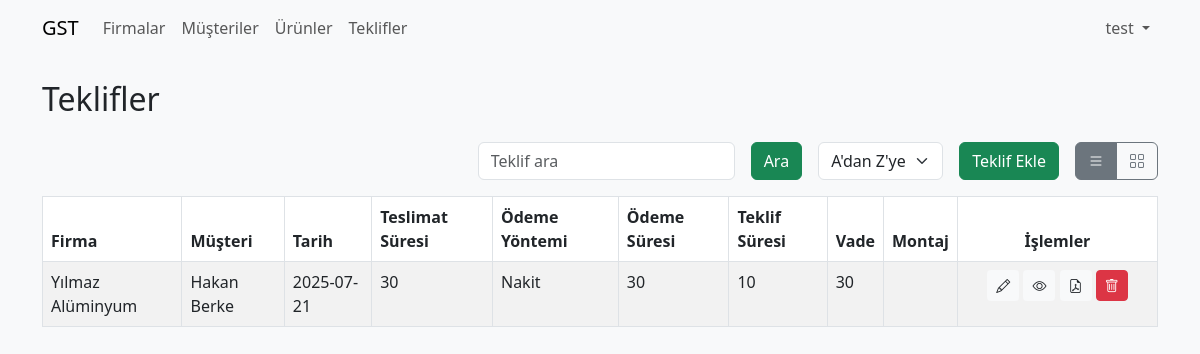
The app's page /offer.php (signed in), older data.
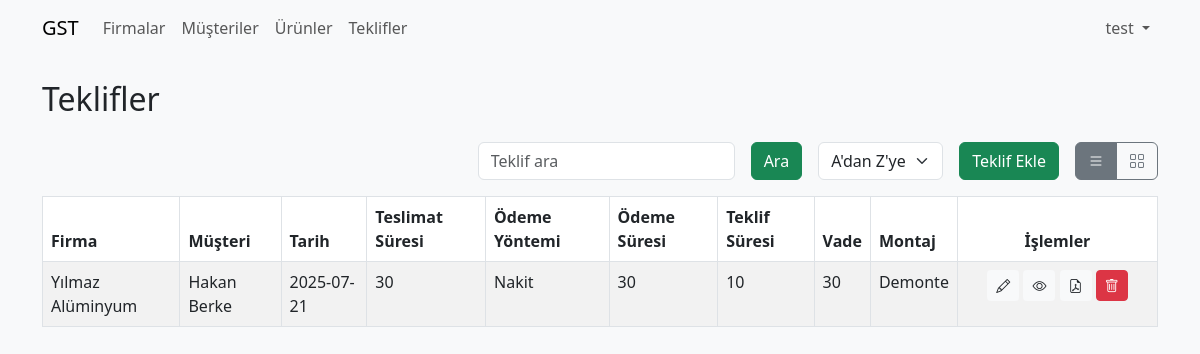
The same page, newer data.
### tables this page shows
CREATE TABLE `master_quotes` (
  `id` bigint(20) UNSIGNED NOT NULL,
  `company_id` int(10) UNSIGNED NOT NULL,
  `contact_id` int(10) UNSIGNED NOT NULL,
  `quote_date` date NOT NULL,
  `prepared_by` int(10) UNSIGNED DEFAULT NULL,
  `delivery_term` varchar(50) DEFAULT NULL,
  `payment_method` varchar(50) DEFAULT NULL,
  `payment_due` varchar(50) DEFAULT NULL,
  `quote_validity` varchar(50) DEFAULT NULL,
  `maturity` varchar(50) DEFAULT NULL,
  `total_amount` decimal(14,2) DEFAULT NULL,
  `discount_rate` decimal(5,2) DEFAULT NULL,
  `discount_amount` decimal(14,2) DEFAULT NULL,
  `vat_rate` decimal(5,2) DEFAULT NULL,
  `vat_amount` decimal(14,2) DEFAULT NULL,
  `taxes_included_total` decimal(14,2) DEFAULT NULL,
  `assembly_type` varchar(255) DEFAULT NULL
);

CREATE TABLE `companies` (
  `id` int(10) UNSIGNED NOT NULL,
  `name` varchar(100) NOT NULL,
  `phone` varchar(20) DEFAULT NULL,
  `address` varchar(255) DEFAULT NULL,
  `email` varchar(100) DEFAULT NULL
);

### helpers/theme.php (called while the page is built, shortened)
<?php
function get_theme(): string
{
    return $_SESSION['theme'] ?? 'light';
}
function theme_css(): string
{
    return (get_theme() === 'dark')
        ? 'https://cdn.jsdelivr.net/npm/bootswatch@5.3.0/dist/darkly/bootstrap.min.css'
        : 'https://cdn.jsdelivr.net/npm/bootstrap@5.3.0/dist/css/bootstrap.min.css';
}

### helpers/device.php (called while the page is built)
<?php
function is_mobile(): bool
{
    $ua = $_SERVER['HTTP_USER_AGENT'] ?? '';
    return preg_match('/Android|webOS|iPhone|iPad|iPod|BlackBerry|IEMobile|Opera Mini/i', $ua) === 1;
}
function resolve_view(): string
{
    return $_GET['view'] ?? (is_mobile() ? 'card' : 'list');
}

### helpers/auth.php (called while the page is built, shortened)
<?php
function is_admin(PDO $pdo): bool
{
    $userId = $_SESSION['user']['id'] ?? null;
    try {
        $stmt = $pdo->prepare(
            'SELECT r.name FROM roles r ' .
            'JOIN role_user ru ON r.id = ru.role_id ' .
            'WHERE ru.user_id = ? LIMIT 1'
        );
        $stmt->execute([$userId]);
        $role = $stmt->fetchColumn();
        return $role === 'admin';
    } catch (PDOException $e) {
        return false;
    }
}
?>

### offer.php (the view, shortened to what the changed rows need)
<?php
require_once 'config.php';
require_once 'helpers/theme.php';
require_once 'helpers/device.php';
require_once 'helpers/auth.php';
?>
<!DOCTYPE html>
<html lang="tr">
<head>
    <link href="<?php echo theme_css(); ?>" rel="stylesheet">
</head>
<body class="bg-light">
    <?php
$search = $_GET['search'] ?? '';
$sort = (isset($_GET['sort']) && $_GET['sort'] === 'desc') ? 'DESC' : 'ASC';
$query = "SELECT mq.*, co.name AS company_name, CONCAT(cu.first_name,' ',cu.last_name) AS customer_name
          FROM master_quotes mq
          LEFT JOIN companies co ON mq.company_id = co.id
          LEFT JOIN customers cu ON mq.contact_id = cu.id
          WHERE co.name LIKE :search1 OR CONCAT(cu.first_name,' ',cu.last_name) LIKE :search2
          ORDER BY mq.quote_date $sort";
$stmt = $pdo->prepare($query);
$stmt->execute([
    ':search1' => "%$search%",
    ':search2' => "%$search%"
]);
$quotes = $stmt->fetchAll();
$view = resolve_view();
include 'includes/header.php';
?>
    <div class="container py-4">
        <h2 class="mb-4">Teklifler</h2>
        <?php if ($view === 'list'): ?>
        <table class="table table-bordered table-striped responsive-table">
            <thead>
                <tr>
                    <th>Firma</th>
                    <th>Müşteri</th>
                    <th>Tarih</th>
                    <th>Teslimat Süresi</th>
                    <th>Ödeme Yöntemi</th>
                    <th>Ödeme Süresi</th>
                    <th>Teklif Süresi</th>
                    <th>Vade</th>
                    <th>Montaj</th>
                    <th class="text-center actions-col">İşlemler</th>
                </tr>
            </thead>
            <tbody>
                <?php foreach ($quotes as $q): ?>
                <tr>
                    <td><?php echo htmlspecialchars($q['company_name']); ?></td>
                    <td><?php echo htmlspecialchars($q['customer_name']); ?></td>
                    <td><?php echo htmlspecialchars($q['quote_date']); ?></td>
                    <td><?php echo htmlspecialchars($q['delivery_term']); ?></td>
                    <td><?php echo htmlspecialchars($q['payment_method']); ?></td>
                    <td><?php echo htmlspecialchars($q['payment_due']); ?></td>
                    <td><?php echo htmlspecialchars($q['quote_validity']); ?></td>
                    <td><?php echo htmlspecialchars($q['maturity']); ?></td>
                    <td><?php echo htmlspecialchars($q['assembly_type']); ?></td>
                    <td class="text-center actions-col">
                        <a href="offer_form?id=<?php echo $q['id']; ?>" class="btn btn-sm bg-light text-dark"><i
                                class="bi bi-pencil"></i></a>
                        <?php if (is_admin($pdo)): ?>
                        <a href="log-list.php?table=master_quotes&id=<?php echo $q['id']; ?>"
                            class="btn btn-sm bg-light text-dark" title="Logları Gör"><i class="bi bi-eye"></i></a>
                        <?php endif; ?>
                        <a href="pdf.php?id=<?php echo $q['id']; ?>" target="_blank"
                            class="btn btn-sm bg-light text-dark" title="PDF">
                            <i class="bi bi-file-earmark-pdf"></i>
                        </a>
                        <form method="post" action="offer" class="d-inline-block"
                            onsubmit="return confirm('Silmek istediğinize emin misiniz?');">
                            <button type="submit" class="btn btn-sm btn-danger"><i class="bi bi-trash"></i></button>
                        </form>
                    </td>
                </tr>
                <?php endforeach; ?>
            </tbody>
        </table>
        <?php endif; ?>
    </div>
</body>
</html>

Row changes from the older to the newer data that the page shows:
changed master_quotes "Nakit": assembly_type (not shown) → "Demonte"
